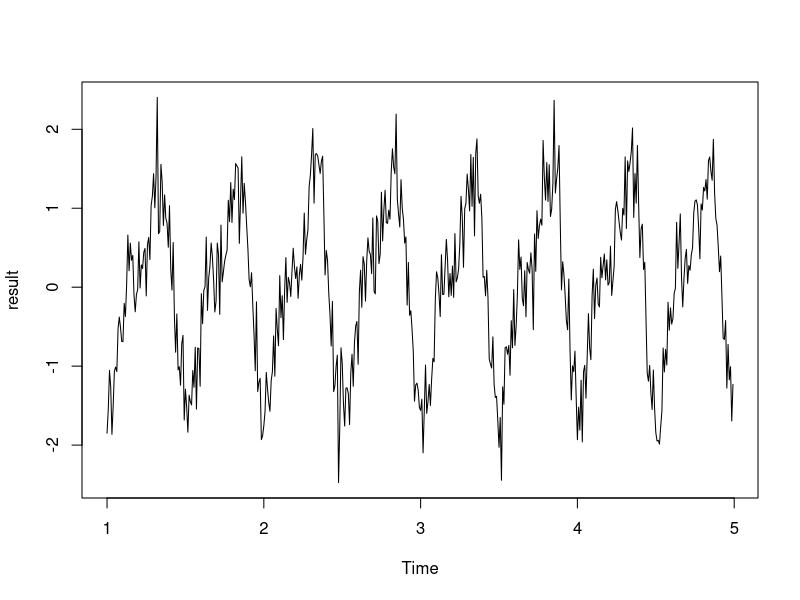
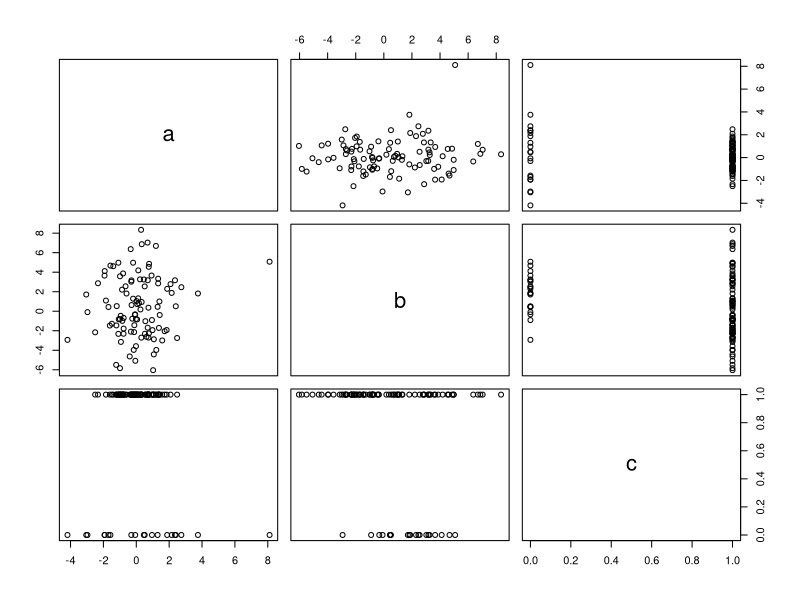

The R script that drew these images, in order:
## ---- chunk 1

# Question 3 - Considering the R code: cumsum(rnorm(100)) how would you describe the data being generated.
# - I would describe the data as being a series of 100 random numbers that is the cumulatively summed with the cumsum funciton


# Question 4 - visualize the R code chunk to aid in a description of what it is doing

N <-512
inds <- c(8,16)
b <- 30
a <- 128
s <- rnorm(N)
x <- fft(s)
logind <- rep(FALSE, N/2-1)
logind[inds] <- TRUE
logind <- c(FALSE, logind, FALSE, rev(logind))

x[logind]<-b*x[logind]
y<-Re(fft(x, inverse = TRUE)/length(x))

result<-ts(y/sd(y), frequency = a)


# the initial lines are defining the variables N, inds, b, a, s, and x
# the rnorm function that s is set to isn’t locked in with a seed so it #effectively generates 512 new numbers everytime the code is executed
# x is then set to the fast fourier transform of that series of #randomly generated values and converts the random series of values into #a frequency plot
# then, finally, the time seriess function plots the standardized ‘y’ #data since ‘y’ returns a non- normalized transform of the series of #values which can be seen in the visual below
plot(result)
## ---- chunk 2

# Question 5 - build out a predictive prgram for the df data and use the program to predict "c"

#visualize the df
df <- data.frame(a = c(rnorm(80), rnorm(20,1,2))
                 
                 , b = c(rnorm(80,0,3), rnorm(20,2,2))
                 , c = c(rep(TRUE,80), rep(FALSE,20)))

df
plot(df)

# write a function to split the data into test and train set
test_train_split = function(data, test_size=.25){
    
    # the the number of observations in the data
    n_obs = dim(df)[1]
    
    # find the number of training observations by rounding up
    n_train_obs = ceiling(n_obs * (1 - test_size))
    
    # get the train indexes
    train_idx = sample(n_obs, n_train_obs)
    
    # split the data
    train = data[train_idx, ]
    test = data[-train_idx, ]

    # return the result
    result = list(train, test)
    return(result)
}

# write a function to calculate the MSE
calc_MSE = function (model, data){
    return (
        mean((data$c - predict(model, data)) ^ 2)
    )
}

set.seed(42)
result = test_train_split(df, test_size = .25)
train_data = data.frame(result[1])
test_data = data.frame(result[2])

# train the models
lm_univariate1 = lm(c ~ b, data=train_data)
lm_univariate2 = lm(c ~ a, data=train_data)
lm_multivariate1 = lm(c ~ b-a, data=train_data)
lm_multivariate2 = lm(c ~ b+a, data=train_data)
lm_multivariate3 = lm(c ~ poly(b*a), data=train_data)

calc_MSE(lm_univariate1, train_data)
calc_MSE(lm_univariate2, train_data)
calc_MSE(lm_multivariate1, train_data)
calc_MSE(lm_multivariate2, train_data)
calc_MSE(lm_multivariate3, train_data)

#check MSE for model on the test set
calc_MSE(lm_univariate1, test_data)
calc_MSE(lm_univariate2, test_data)
calc_MSE(lm_multivariate1, test_data)
calc_MSE(lm_multivariate2, test_data)
calc_MSE(lm_multivariate3, test_data)



